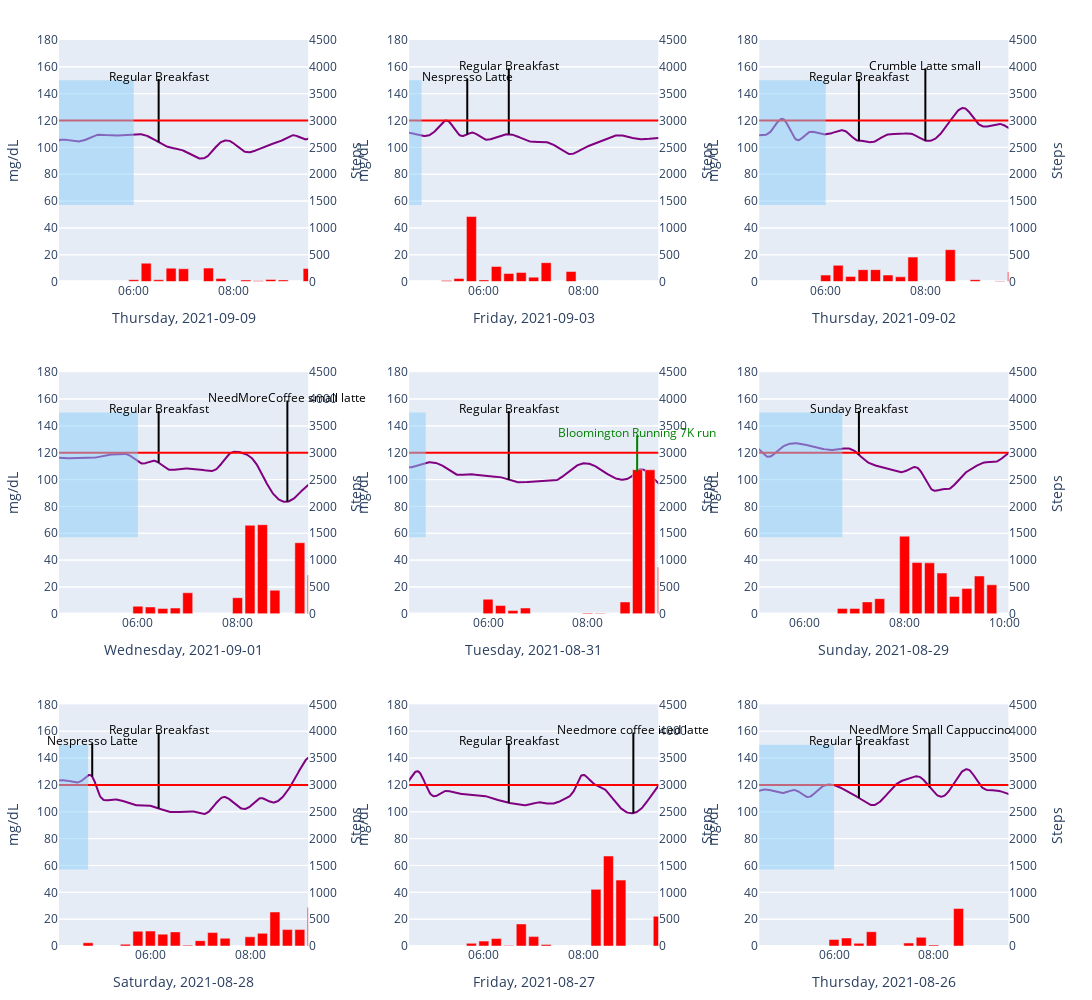

Notebook source saved alongside this figure:
### Code cell
# See: https://plotly.com/python/multiple-axes/
maxColumns = 3
maxRows = 3
columnInPlot = 1
rowInPlot = 1
fig = make_subplots(rows=maxRows, cols=maxColumns,
            specs=[[{"secondary_y": True}, {"secondary_y": True}, {"secondary_y": True}],
            [{"secondary_y": True}, {"secondary_y": True}, {"secondary_y": True}],
            [{"secondary_y": True}, {"secondary_y": True}, {"secondary_y": True}]],
            horizontal_spacing = 0.1, vertical_spacing = 0.1)

# Go through the data and create a plots for every breakfast event in those days
for y in range(1, 13):
    df1 = df[df['occurred_at_day']==daysWithData[y]]
    day = daysWithData[y]

    # Create a datasets just with glucose measurments
    gm = df1[df1['class']=='GlucoseMeasurement']

    # Create a dataset for meals and exercise, sort it
    mealsExercise = df1[((df1['class']=='Meal') | (df1['class']=='ExerciseActivity') )]
    mealsExerciseSorted = mealsExercise.sort_values(by=["occurred_at"], ascending=True)
    allBreakfasts = mealsExerciseSorted[mealsExerciseSorted['time']=='breakfast']
    # loop through all breakfasts of that day
    for index, row in allBreakfasts.iterrows():

        # Get steps of the day from Garmin
        dayOfInterest = datetime.datetime.strptime(day, '%Y-%m-%d').date()
        allDayStepData = client.get_steps_data(dayOfInterest.isoformat())

        # convert garmin data in list form to Pandas dataframe
        dfGarmin = pd.DataFrame.from_dict(allDayStepData)

        # manipulate start time so that it is local (And not GMT)
        dfGarmin['time'] = dfGarmin['startGMT'].apply(lambda x: x[:len(x) - 5])
        dfGarmin['time'] = dfGarmin['time'].apply(lambda x: x[11:])
        offset = dfGarmin["time"][0]
        offsetHour = int(offset.split(':')[0])
        offsetMinutes=int(offset.split(':')[1])
        dfGarmin['time'] = pd.to_datetime(dfGarmin['startGMT'])
        dfGarmin['time'] = dfGarmin['time'].apply(lambda x: x - datetime.timedelta(hours=offsetHour, minutes=offsetMinutes))
        dfGarmin = dfGarmin[dfGarmin.steps != 0]

        # Create a dataset with just 2 columns, and rename columns
        gm_data = gm.filter(['occurred_at', 'value'])
        gm_data.columns = ['time', 'value']

        # turn time column into the index and delete time column
        gm_data['time']= pd.to_datetime(gm_data['time'])
        gm_data.index = gm_data['time']
        del gm_data['time']

        # Add rows and interpolate missing data
        gm_data = gm_data.resample('1T').mean()
        gm_data = gm_data.interpolate(method='cubic')
        
        # Determine what data range to chart
        beginChart = datetime.datetime.strptime(row['occurred_at'], '%Y-%m-%d %H:%M:%S') - datetime.timedelta(hours=2)
        endChart = datetime.datetime.strptime(row['occurred_at'], '%Y-%m-%d %H:%M:%S') + datetime.timedelta(hours=3)
        
        threshold = 120  # this is an arbitrary threshold

        # Calculate statistics on the Garmin data
        numberOfRunningActivitiesToday = 0
        numberOfActivitiesToday = 0
        for i in range(numberOfActivities):
            activity = allActivities[i]
            activityDateTime = activity['startTimeLocal']
            activityDate = datetime.datetime.strptime(activityDateTime, "%Y-%m-%d %H:%M:%S")
            if str(activityDate.date()) == day:
                numberOfActivitiesToday = numberOfActivitiesToday + 1
                if activity["activityType"]["typeKey"] == "running":
                    numberOfRunningActivitiesToday = numberOfRunningActivitiesToday + 1

        # Retrieve sleep data
        for rowInExcel in range(3,55):
            cell = todaySheet[str("A"+str(rowInExcel))]
            # Skip over "empty" cells
            if cell.value is None: continue
            # Assume the cell contains a date value, thus convert it
            cellDate = cell.value.date()
            if str(cellDate) == str(day):
                sleepEnd = todaySheet[str("E"+str(rowInExcel))].value
                sleepBegin = todaySheet[str("F"+str(rowInExcel))].value
                sleepBegin = datetime.datetime.combine(date.min, datetime.datetime.strptime('23:59', '%H:%M').time()) - datetime.datetime.combine(date.min, sleepBegin)
                break

        # first add the glucose measurement data
        fig.add_trace( go.Scatter(x=gm_data.index, y=gm_data.value, mode='lines',line=dict(color="purple")), row=rowInPlot, col=columnInPlot, secondary_y=False)
        
        # add meals and exercise to the chart
        yText = 145
        eventColor = "green"
        for index, row in mealsExerciseSorted.iterrows():

            # If the activity has "run" in the description, don't use it as it is a duplicate from Garmin
            if "run" in str(row['description']).lower(): continue
            # Same for events that have walking in the decription. Simce Garmin Steps can be seen in the chart
            # having those activities is duplicate information
            if "walk" in str(row['description']).lower(): continue

            # Convert the time in pandas to something that we can use as an index for the x-axis placement
            time = datetime.datetime.strptime(row['occurred_at'], '%Y-%m-%d %H:%M:%S')

            # Pick a different color depending on the event
            if (row['class'] == "Meal"): eventColor = "black"
            else: eventColor = "green"

            # Alternate text placement so adjacent text doesn't overlap
            if (yText >= 175): yText = 145
            else: yText = yText + 8

            # draw a vertical line at the time of the meal/exercise
            gmAtThatTime = gm_data.loc[str(time.replace(second=0))].value
            fig.add_shape(type="line", xref="x", yref="y", x0=time, y0=gmAtThatTime, x1=time , y1=yText-2, line_color=eventColor,row=rowInPlot, col=columnInPlot)
            
            # Add text
            fig.add_annotation(text=row['description'], xref="x", yref="y", x=time, y=yText, showarrow=False, font=dict(color=eventColor),row=rowInPlot, col=columnInPlot)

        # Adjust x axis to only show breakfasts
        fig.update_xaxes(range=[beginChart, endChart], title_text=str(dayOfInterest.strftime('%A'))+ ", " +str(day), tickformat='%H:%M',row=rowInPlot, col=columnInPlot)

        # Add Garmin running activities
        for i in range(numberOfActivities):
            activity = allActivities[i]
            # only activities that are of type "running"
            if activity["activityType"]["typeKey"] == "running":
                activityDateTime = activity['startTimeLocal']
                activityDate = datetime.datetime.strptime(activityDateTime, "%Y-%m-%d %H:%M:%S")
                if str(activityDate.date()) == day:
                    # draw a vertical line at the time of the running activity
                    gmAtThatTime = gm_data.loc[str(activityDate.replace(second=0))].value
                    fig.add_shape(type="line", xref="x", yref="y", x0=activityDateTime, y0=gmAtThatTime, x1=activityDateTime , y1=133, line_color="green",row=rowInPlot, col=columnInPlot)
                    # Add text... yes this is specific to kilometers. This may need changes for miles.
                    textDescr = str(activity['activityName']) + " " + str(int(round(activity['distance']/1000))) + "K run"
                    fig.add_annotation(text=textDescr, xref="x", yref="y", x=activityDateTime, y=135, showarrow=False, font=dict(color="green"),row=rowInPlot, col=columnInPlot)

        # Draw a line at the threshold
        fig.add_shape(type="line", xref="x", yref="y",
            x0=gm_data.index[0], y0=threshold, x1=gm_data.index.max(), y1=threshold, line_color="red",row=rowInPlot, col=columnInPlot)

        # Setting primary and secondary y axis titles and ticks
        fig.update_yaxes(range=[0, 180], tick0=0, dtick=20, title_text="mg/dL", secondary_y=False, row=rowInPlot, col=columnInPlot)
        fig.update_yaxes(tick0=0, dtick=500, range=[0,4500], title_text='Steps', secondary_y=True, row=rowInPlot, col=columnInPlot)
        
        # Adding step data to the chart, using the secondary y axis
        fig.add_trace( go.Bar(x=dfGarmin.time, y=dfGarmin.steps, marker_color='red'), secondary_y=True,row=rowInPlot, col=columnInPlot)

        # Hide the legend
        fig.update_layout(showlegend=False)
        
        # Draw morning sleep
        fig.add_shape(type="rect", xref="x", yref="y",
            x0=gm_data.index[0], y0=57, x1=datetime.datetime.strptime(str(day) + " " + str(sleepEnd), '%Y-%m-%d %H:%M:%S'), y1=150,
            line=dict(color="RoyalBlue"),fillcolor="LightSkyBlue",opacity=0.5,line_width=0,row=rowInPlot, col=columnInPlot)
        
        # Draw evening sleep
        fig.add_shape(type="rect", xref="x", yref="y",
            x0=gm_data.index.max(), y0=57, x1=datetime.datetime.strptime(str(day) + " " + str(sleepBegin), '%Y-%m-%d %H:%M:%S'), y1=150,
            line=dict(color="RoyalBlue"),fillcolor="LightSkyBlue",opacity=0.5,line_width=0,row=rowInPlot, col=columnInPlot)
        
        columnInPlot = columnInPlot + 1
        if columnInPlot == maxColumns+1:
            rowInPlot = rowInPlot + 1
            columnInPlot = 1
        if rowInPlot == maxRows+1:
            break
        continue

# Size the chart
fig.update_layout(autosize=False, width=1600, height=1000,margin=dict(l=20, r=20, t=40, b=20))
fig.show()
